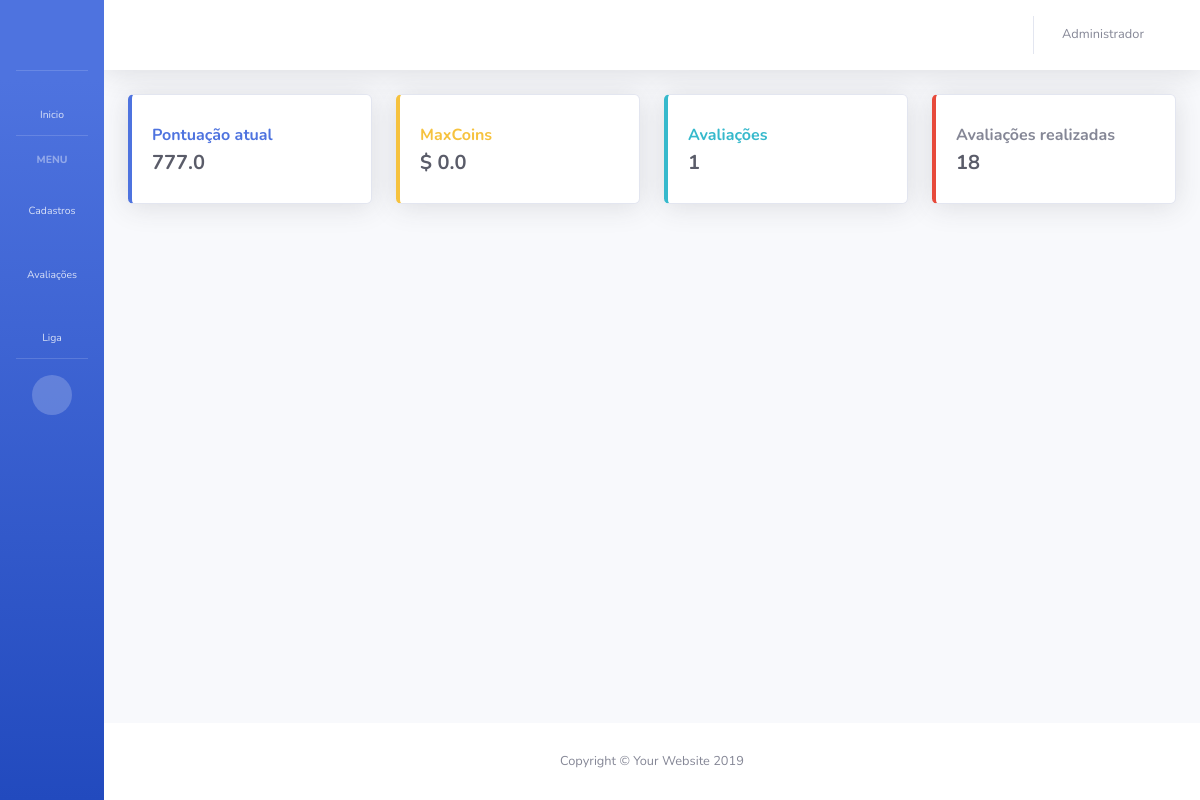
The app's page / (signed in), older data.
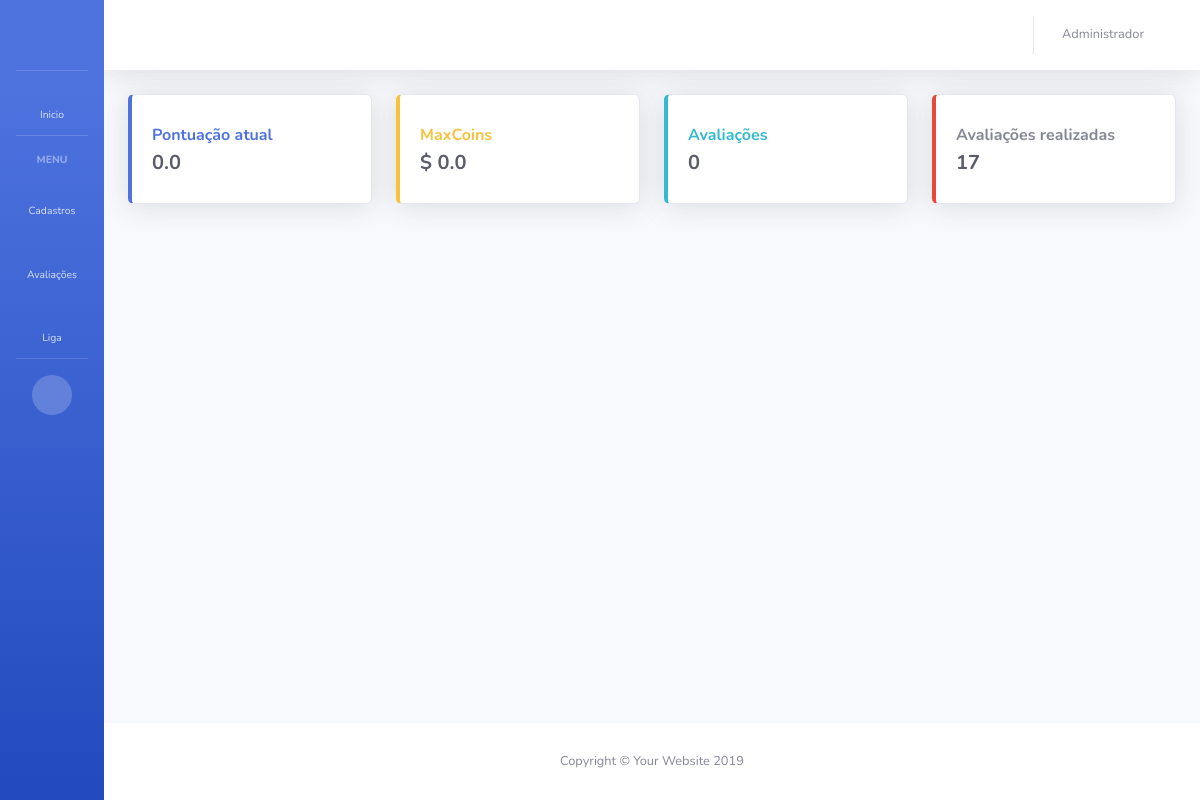
The same page, newer data.
### app_maxliga/models.py (models this page shows, shortened)
class Colaborador(models.Model):
    usuario = models.OneToOneField(User, on_delete=models.SET_NULL, blank=True, null=True, verbose_name='Usuário')
    departamento = models.ForeignKey(Departamento, on_delete=models.SET_NULL, blank=True, null=True, verbose_name='Cargo do colaborador')
    liga = models.ForeignKey(Liga, on_delete=models.SET_NULL, blank=True, null=True, verbose_name='Liga do colaborador')
    nome = models.CharField('Nome do funcionário', max_length=128)
    data_cadastro = models.DateTimeField('Data de criação', auto_now_add=True)
    pontuacao = models.FloatField('Pontuação colaborador', blank=True, default=0)
    maxcoins = models.FloatField('MaxCoins colaborador', blank=True, default=0)

### app_maxliga/views.py (the view)
# urls.py: path('', home, name='home'),
@login_required
def home(request):
    user = request.user.id
    colaborador = Colaborador.objects.get(usuario=user)
    qtd_avaliacoes = LancamentoAvaliacao.objects.filter(colaborador = colaborador.id).count()
    print('qtd_avaliacoes', qtd_avaliacoes)
    qtd_avaliacoes_realizadas = LancamentoAvaliacao.objects.filter(avaliador=colaborador.id).count()
    print('qtd_avaliacoes_realizadas', qtd_avaliacoes_realizadas)
    pontuaca_atual = colaborador.pontuacao
    print('pontuaca_atual' , pontuaca_atual)
    maxcoins_atual = colaborador.maxcoins
    print('maxcoins_atual', maxcoins_atual)
    data = {
        'colaborador': colaborador,
        'qtd_avaliacoes': qtd_avaliacoes,
        'pontuaca_atual': pontuaca_atual,
        'maxcoins_atual': maxcoins_atual,
        'qtd_avaliacoes_realizadas': qtd_avaliacoes_realizadas
    }
    return render(request, 'app_maxliga/home.html', data)

### app_maxliga/templates/app_maxliga/home.html
{% extends 'base.html' %}
{% block BodyHeading %}
          <div class="row">
            <div class="col-xl-3 col-md-6 mb-4">
              <div class="card border-left-primary shadow h-100 py-2">
                <div class="card-body">
                  <div class="row no-gutters align-items-center">
                    <div class="col mr-2">
                      <div class="text font-weight-bold text-primary mb-1">Pontuação atual</div>
                      <div class="h5 mb-0 font-weight-bold text-gray-800">{{ pontuaca_atual }}</div>
                    </div>
                    <div class="col-auto">
                      <i class="fas fa-calendar fa-2x text-gray-300"></i>
                    </div>
                  </div>
                </div>
              </div>
            </div>
            <div class="col-xl-3 col-md-6 mb-4">
              <div class="card border-left-warning shadow h-100 py-2">
                <div class="card-body">
                  <div class="row no-gutters align-items-center">
                    <div class="col mr-2">
                      <div class="text font-weight-bold text-warning mb-1">MaxCoins</div>
                      <div class="h5 mb-0 font-weight-bold text-gray-800">$ {{ maxcoins_atual }}</div>
                    </div>
                    <div class="col-auto">
                      <i class="fas fa-dollar-sign fa-2x text-gray-300"></i>
                    </div>
                  </div>
                </div>
              </div>
            </div>
            <div class="col-xl-3 col-md-6 mb-4">
              <div class="card border-left-info  shadow h-100 py-2">
                <div class="card-body">
                  <div class="row no-gutters align-items-center">
                    <div class="col mr-2">
                      <div class="text font-weight-bold text-info mb-1">Avaliações</div>
                      <div class="h5 mb-0 font-weight-bold text-gray-800">{{ qtd_avaliacoes }}</div>
                    </div>
                    <div class="col-auto">
                      <i class="fas fa-comment-alt fa-2x text-gray-300"></i>
                    </div>
                  </div>
                </div>
              </div>
            </div>
            {% if colaborador.departamento.admin == True %}
            <div class="col-xl-3 col-md-6 mb-4">
              <div class="card border-left-danger  shadow h-100 py-2">
                <div class="card-body">
                  <div class="row no-gutters align-items-center">
                    <div class="col mr-2">
                      <div class="text font-weight-bold text-warnig mb-1">Avaliações realizadas</div>
                      <div class="h5 mb-0 font-weight-bold text-gray-800">{{ qtd_avaliacoes_realizadas }}</div>
                    </div>
                    <div class="col-auto">
                      <i class="fas fa-comment-alt fa-2x text-gray-300"></i>
                    </div>
                  </div>
                </div>
              </div>
            </div>
            {% endif %}
          </div>
{% endblock %}

### app_maxliga/templates/base.html (shortened to what this page needs)
{% load static %}
<!DOCTYPE html>
<html lang="pt-br">
<head>
  <link href="{% static 'vendor/fontawesome-free/css/all.min.css' %}" rel="stylesheet" type="text/css">
  <link href="{% static 'css/sb-admin-2.min.css' %}" rel="stylesheet">
</head>
<body id="page-top">
  <div id="wrapper">
    <ul class="navbar-nav bg-gradient-primary sidebar sidebar-dark accordion toggled" id="accordionSidebar">
      <a class="sidebar-brand d-flex align-items-center justify-content-center" href="{% url 'home' %}">
        <div class="sidebar-brand-icon">
          <i class="fas fa-grip-lines"></i>
        </div>
      </a>
      <hr class="sidebar-divider my-0">
      <li class="nav-item">
        <a class="nav-link" href="{% url 'home' %}">
          <i class="fas fa-fw fa-home"></i>
          <span>Inicio</span></a>
      </li>
      <hr class="sidebar-divider">
      <div class="sidebar-heading">
        Menu
      </div>
      {% if colaborador.departamento.admin == True %}
      <li class="nav-item">
        <a class="nav-link collapsed" href="#" data-toggle="collapse" data-target="#collapseUtilities" aria-expanded="true" aria-controls="collapseUtilities">
          <i class="fas fa-fw fa-wrench"></i>
          <span>Cadastros</span>
        </a>
      </li>
      {% endif %}
      <li class="nav-item">
        <a class="nav-link collapsed" href="#" data-toggle="collapse" data-target="#collapsePages" aria-expanded="true" aria-controls="collapsePages">
          <i class="fas fa-fw fa-stream"></i>
          <span>Avaliações</span>
        </a>
      </li>
      <li class="nav-item">
        <a class="nav-link collapsed" href="#" data-toggle="collapse" data-target="#collapseRanking" aria-expanded="true" aria-controls="collapsePages">
          <i class="fas fa-fw fa-flag"></i>
          <span>Liga</span>
        </a>
      </li>
      <hr class="sidebar-divider d-none d-md-block">
      <div class="text-center d-none d-md-inline">
        <button class="rounded-circle border-0" id="sidebarToggle"></button>
      </div>
    </ul>
    <div id="content-wrapper" class="d-flex flex-column">
      <div id="content">
        <nav class="navbar navbar-expand navbar-light bg-white topbar mb-4 static-top shadow">
          <ul class="navbar-nav ml-auto">
            <li class="nav-item dropdown no-arrow mx-1">
              <a class="nav-link dropdown-toggle" href="#" id="alertsDropdown" role="button" data-toggle="dropdown" aria-haspopup="true" aria-expanded="false">
                <i class="fas fa-bell fa-fw"></i>
              </a>
            </li>
            <li class="nav-item dropdown no-arrow">
              <a class="nav-link dropdown-toggle" href="#" id="userDropdown" role="button" data-toggle="dropdown" aria-haspopup="true" aria-expanded="false">
                <span class="mr-2 d-none d-lg-inline text-gray-600 small">{{ colaborador.nome }}</span>
                <i class="fas fa-user fa-fw"></i>
              </a>
            </li>
          </ul>
        </nav>
        <div class="container-fluid">
          {% block BodyHeading %}
          {% endblock %}
        </div>
      </div>
      <footer class="sticky-footer bg-white">
        <div class="container my-auto">
          <div class="copyright text-center my-auto">
            <span>Copyright &copy; Your Website 2019</span>
          </div>
        </div>
      </footer>
    </div>
  </div>
</body>
</html>

Row changes from the older to the newer data that the page shows:
changed Colaborador "Administrador": pontuacao "777.0" → "0.0"
Text that changed along with them:
{{ qtd_avaliacoes }}: "1" → "0"
{{ qtd_avaliacoes_realizadas }}: "18" → "17"
